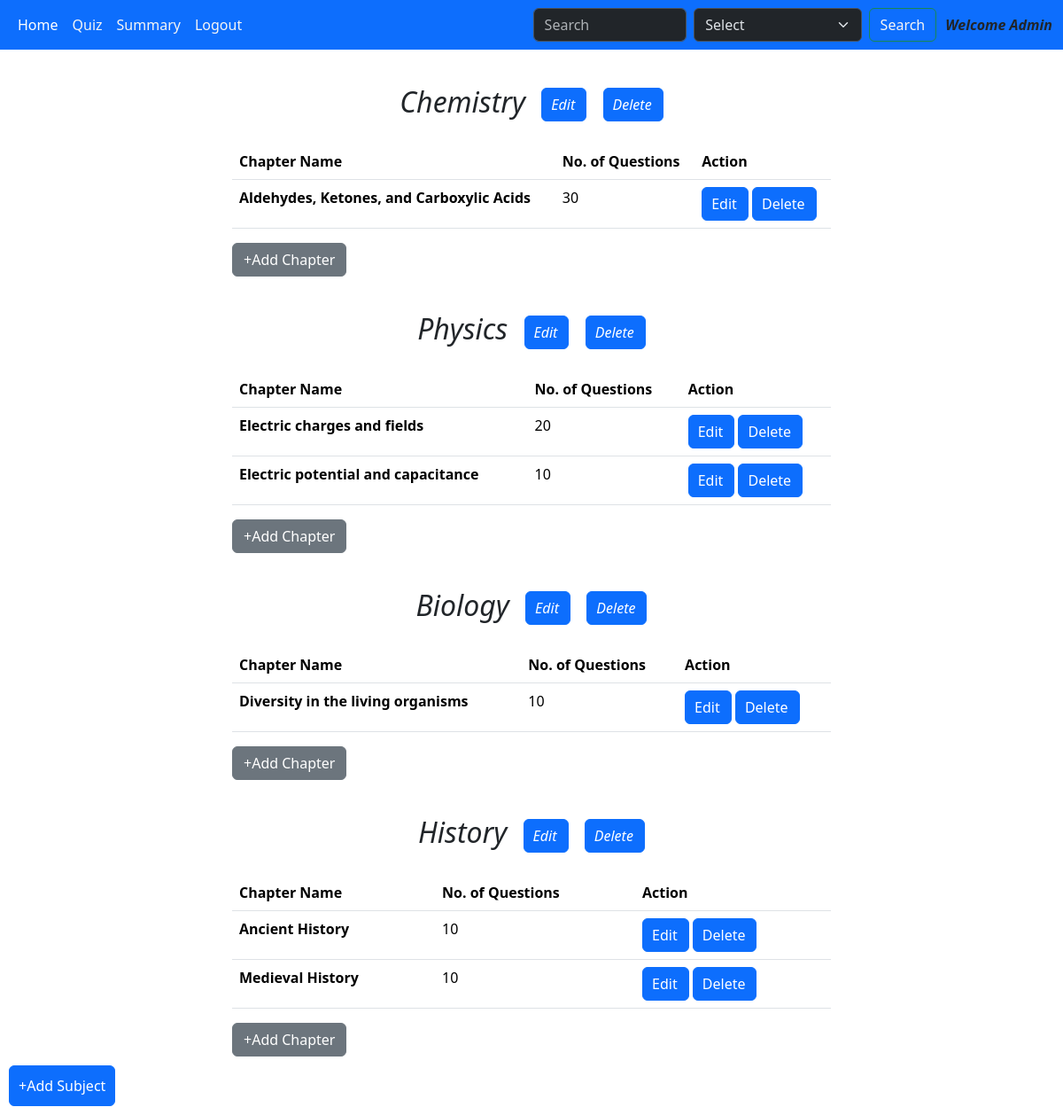
/admin, run on an earlier commit of the app's database.
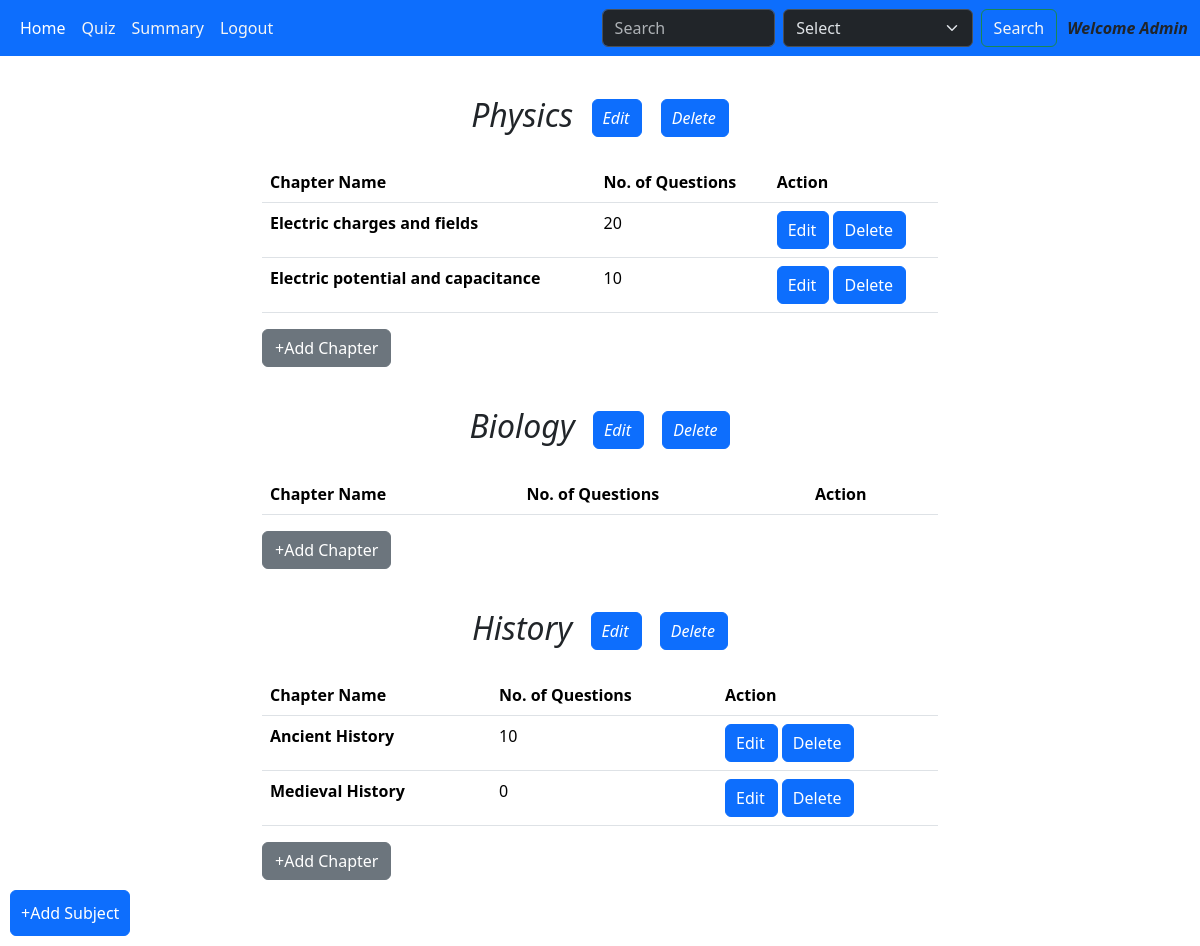
And on a later commit of the database.
### models.py (models this page shows)
class Subject(db.Model):
    id = db.Column(db.Integer, primary_key = True)
    name = db.Column(db.String(120), nullable = False, unique = True)
    description = db.Column(db.String(120))
    chapters = db.relationship('Chapter', backref='subject')

class Chapter(db.Model):
    id = db.Column(db.Integer, primary_key = True)
    name = db.Column(db.String(120), nullable = False, unique = True)
    description = db.Column(db.String(120))
    sub_id = db.Column(db.Integer, db.ForeignKey('subject.id'), nullable = False)
    quizzes = db.Relationship('Quiz', backref = 'chapter')
    chapt_questions = db.Relationship('Questions', backref = 'chapter')

### app.py (the view)
@app.route('/admin', methods = ['GET', 'POST'])
def admin():
    sub_obj_list = Subject.query.all()
    return render_template('admin_dashboard.html', sub_obj_list = sub_obj_list)

### templates/admin_dashboard.html (shortened to what this page needs)
<!DOCTYPE html>
<html lang="en">
<head>
    <link rel="stylesheet" href="/static/style.css">
    <link href="https://cdn.jsdelivr.net/npm/bootstrap@5.3.3/dist/css/bootstrap.min.css"
    rel="stylesheet"
>
</head>
<body>
    <nav class="navbar navbar-expand-lg bg-primary" data-bs-theme="dark" >
        <div class="container-fluid">
          <div class="collapse navbar-collapse" id="navbarSupportedContent">
            <ul class="navbar-nav me-auto mb-2 mb-lg-0">
              <li class="nav-item">
                <a class="nav-link active" aria-current="page" href="/admin">Home</a>
              </li>
              <li class="nav-item">
                <a class="nav-link" href="/quiz_management" style="color:whitesmoke">Quiz</a>
              </li>
              <li class="nav-item dropdown">
                <a class="nav-link" href="/summary_admin" style="color:whitesmoke">
                  Summary
                </a>
              </li>
              <li class="nav-item">
                <a class="nav-link" style="color:whitesmoke" href="/logout">Logout</a>
              </li>
            </ul>
            <form class="d-flex" role="search" action="/search_admin">
              <input class="form-control me-2" type="search" placeholder="Search" aria-label="Search" name="search">
              <select class="form-select me-2" aria-label="Default select example" name="key">
                <option selected>Select</option>
              </select>
              <button class="btn btn-outline-success" type="submit" style="color:whitesmoke">Search</button>
            </form>
            <span style="text-align:center; margin-left:10px; font-style:italic; font-weight: 700;">Welcome Admin</span>
          </div>
        </div>
    </nav>
      {% if sub_obj_list|length > 0 %}
      {% for subject in sub_obj_list %}
      <div class="upcoming_quizes" style="width:700px">
        <div id="up_quizzes" style="text-align:center; margin-top:8px; font-style:oblique">
          <h2 style="margin:25px;" >{{ subject.name }}
            <a href="/edit_subject/{{ subject.id }}" class="btn btn-primary" style="padding-left:10px; margin-left:10px;">Edit</a>
            <a href="/delete_subject/{{ subject.id }}" class="btn btn-primary" style="padding-left:10px; margin-left:10px;">Delete</a>
          </h2>
        </div>
        <div class="container-fluid" style="margin-top:5px;">
          <table class="table caption-top">
              <thead>
                <tr>
                  <th scope="col">Chapter Name</th>
                  <th scope="col">No. of Questions</th>
                  <th scope="col">Action</th>
                </tr>
              </thead>
              <tbody>
                {% for chapt in subject.chapters %}
                <tr>
                  <th scope="row">{{ chapt.name }}</th>
                  <td>{{ chapt.chapt_questions|length }}</td>
                  <td><a href="/edit_chapter/{{ chapt.id }}" class="btn btn-primary" style="padding-left:10px">Edit</a>
                    <a href="/delete_chapter/{{ chapt.id }}" class="btn btn-primary" style="padding-left:10px">Delete</a></td>
                </tr>
                {% endfor %}
              </tbody>
          </table>
          <div class="footer">
            <a href="/chapter/{{ subject.id }}" class="btn btn-secondary">+Add Chapter</a>
          </div>
        </div>
      </div>
      {% endfor %}
      <a href="/subject" class="btn btn-primary" style="padding:10px; margin:10px;">+Add Subject</a>
      {% else %}
      <div class="footer">
        <p>No subject is present</p>
        <a href="/subject" class="btn btn-primary">+Add Subject</a>
      </div>
      {% endif %}
</body>
</html>

What changed in the data, as far as the page shows it:
removed Subject: name "Chemistry"
removed Chapter: name "Aldehydes, Ketones, and Carboxylic Acids", chapt_questions|length "30", shown under "Chemistry"
removed Chapter: name "Diversity in the living organisms", chapt_questions|length "10", shown under Subject "Biology"
computed for Chapter "Medieval History": chapt_questions|length "10" → "0"
